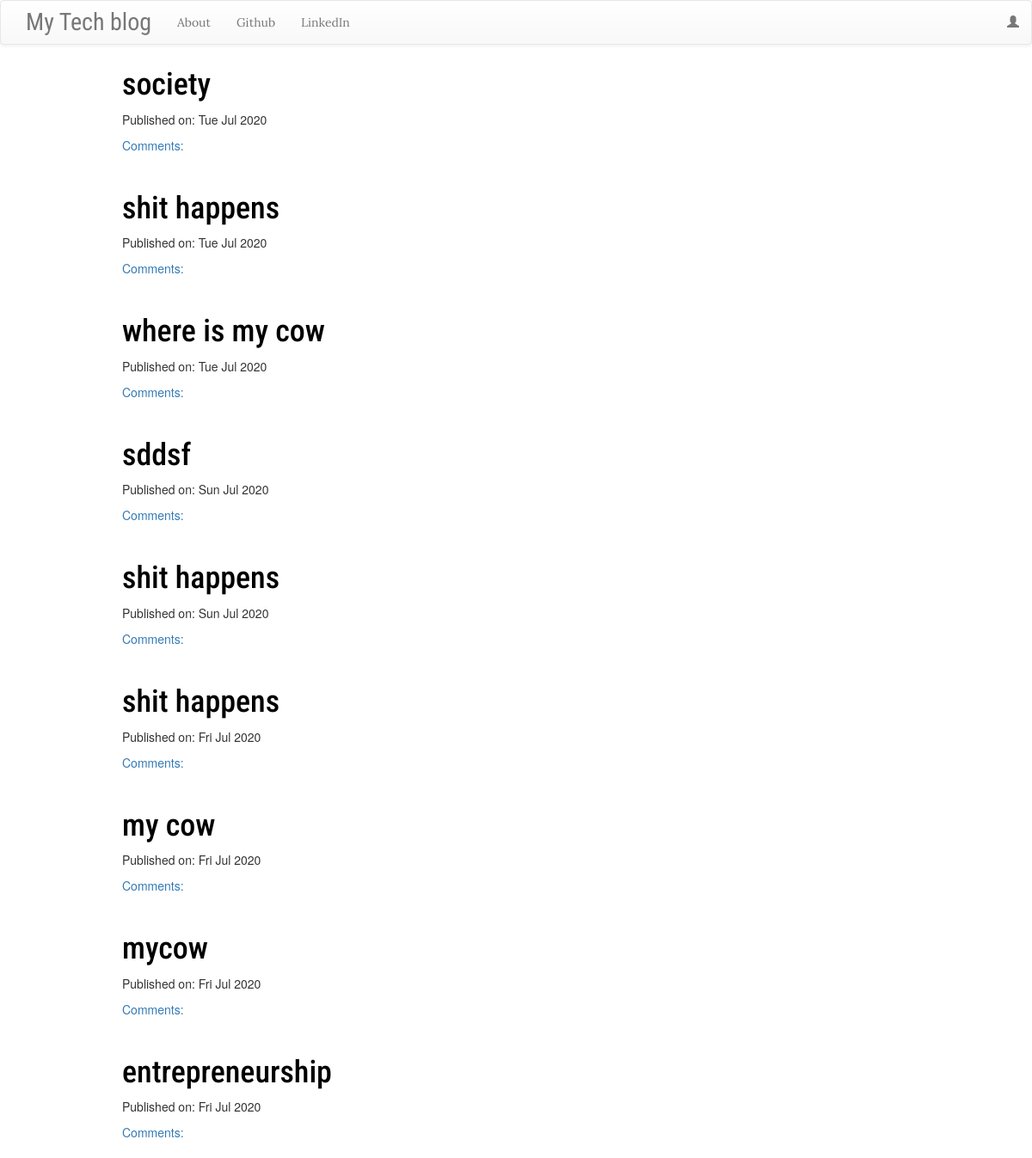
The page / on the database its author committed.
### blog/models.py (models this page shows, shortened)
class Post(models.Model):
    author=models.ForeignKey('auth.User',max_length=120,on_delete=models.DO_NOTHING)
    title=models.CharField(max_length=50)
    text=models.TextField()
    created_date=models.DateTimeField(default=timezone.now)
    published_date=models.DateTimeField(blank=True,null=True)

### blog/views.py (the view)
# urls.py: path('',views.PostListView.as_view(),name='post_list'),
class PostListView(ListView):
    model = Post
    def get_queryset(self):
        return Post.objects.filter(published_date__lte=timezone.now()).order_by('-published_date')

### blog/templates/blog/post_list.html
{% extends 'blog/base.html' %}
{% block content %}
<div class="centerstage">
    {% for post in post_list %}
        <div class="post">
            <h1><a id="title2" href="{% url 'post_detail' pk=post.pk %}">{{ post.title }}</a></h1>
            <div class="date">
                <p>Published on: {{ post.published_date|date:"D M Y"}}</p>
            </div>
            <a href="{% url 'post_detail' pk=post.pk %}">Comments: {{ post.approve_comments.count }}</a>
            <br>
           <br>
        </div>
    {% endfor %}
</div>
{% endblock %}

### blog/templates/blog/base.html (shortened to what this page needs)
<!DOCTYPE html>
{% load static %}
<html>
    <head>
      <link rel="stylesheet" href="https://maxcdn.bootstrapcdn.com/bootstrap/3.3.7/css/bootstrap.min.css">
      <link rel="stylesheet" href="https://maxcdn.bootstrapcdn.com/bootstrap/3.3.7/css/bootstrap-theme.min.css">
        <link rel="stylesheet" href="//cdn.jsdelivr.net/medium-editor/latest/css/medium-editor.min.css" type="text/css" media="screen" charset="utf-8">
    <link rel="stylesheet" href="{% static 'css/blog.css' %}">
</head>
<body class='loader'>
  <nav class="navbar navbar-default techfont custom-navbar  navbar-dark bg-dark">
    <div class="container">
      <ul class="nav navbar-nav ">
        <li><a class='navbar-brand bigbrand' href="{% url 'post_list' %}">My Tech blog</a></li>
        <li><a href="{% url 'about'%}">About</a></li>
        <li><a href="https://www.github.com">Github</a></li>
        <li><a href="https://www.linkedin.com">LinkedIn</a></li>
      </ul>
      <ul class="nav navbar-nav navbar-right">
        {% if user.is_authenticated %}
        <li>
          <a href="{% url 'post_new' %}" >New Post</a>
        </li>
        <li>
          <a href="{% url 'post_draft_list' %}">Drafts</a>
        </li>
        <li>
          <a href="{% url 'logout' %}" >Log out</a>
        </li>
        <li>
          <a >Welcome: {{ user.username }}</a>
        </li>
          {% else %}
          <li><a class='nav navbar-right' href="{% url 'login' %}" ><span class="glyphicon glyphicon-user"></span></a></li>
        {% endif %}
      </ul>
  </div>
</nav>
        <div class="content container">
            <div class="row">
                <div class="col-md-8">
                  <div class="blog_posts">
                    {% block content %}
                    {% endblock %}
                  </div>
                </div>
            </div>
        </div>
</body>
</html>

### blog/static/css/blog.css (style rules this page uses)
body { background:url("https://images.unsplash.com/photo-1530569673472-307dc017a82d?ixlib=rb-1.2.1&auto=format&fit=crop&w=500&q=60"); background-size: cover; }
.techfont { font-family: 'Lora', serif; font-size: 1em; margin-bottom: 3px; }
.bigbrand { font-family: 'Roboto Condensed', sans-serif; font-size: 2em; }
.centerstage { margin-left:8em; margin-right: auto; }
#title2 { font-family: 'Roboto Condensed', sans-serif; color:black; }
body, html { margin: 0; padding: 0; height: 100%; }

### rows shown on the page
Post: title "society", published_date "Tue Jul 2020"
Post: title "shit happens", published_date "Tue Jul 2020"
Post: title "where is my cow", published_date "Tue Jul 2020"
Post: title "sddsf", published_date "Sun Jul 2020"
Post: title "shit happens", published_date "Sun Jul 2020"
Post: title "shit happens", published_date "Fri Jul 2020"
Post: title "my cow", published_date "Fri Jul 2020"
Post: title "mycow", published_date "Fri Jul 2020"
Post: title "entrepreneurship", published_date "Fri Jul 2020"
